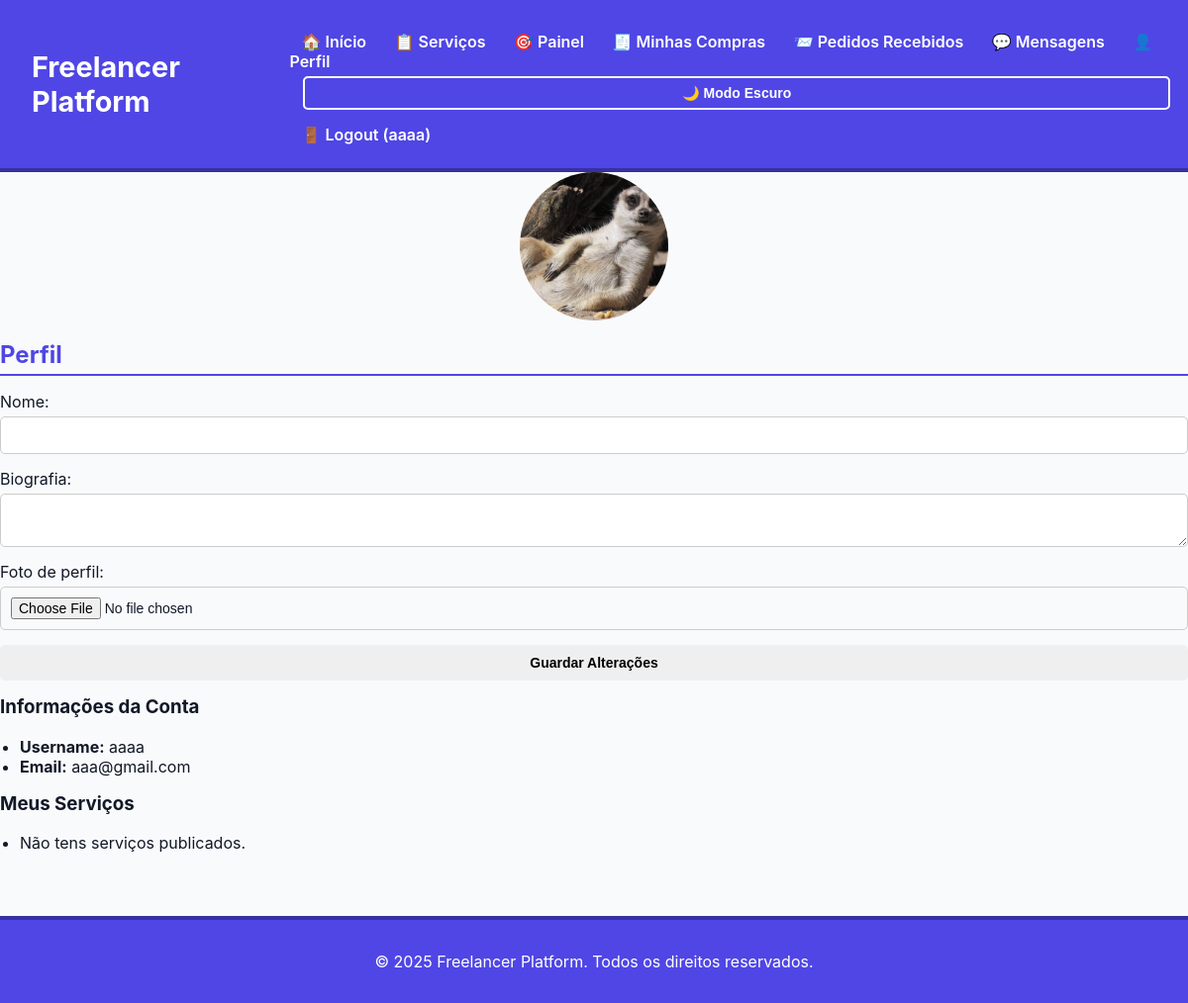
Before: /pages/profile.php (signed in) with the older database file.
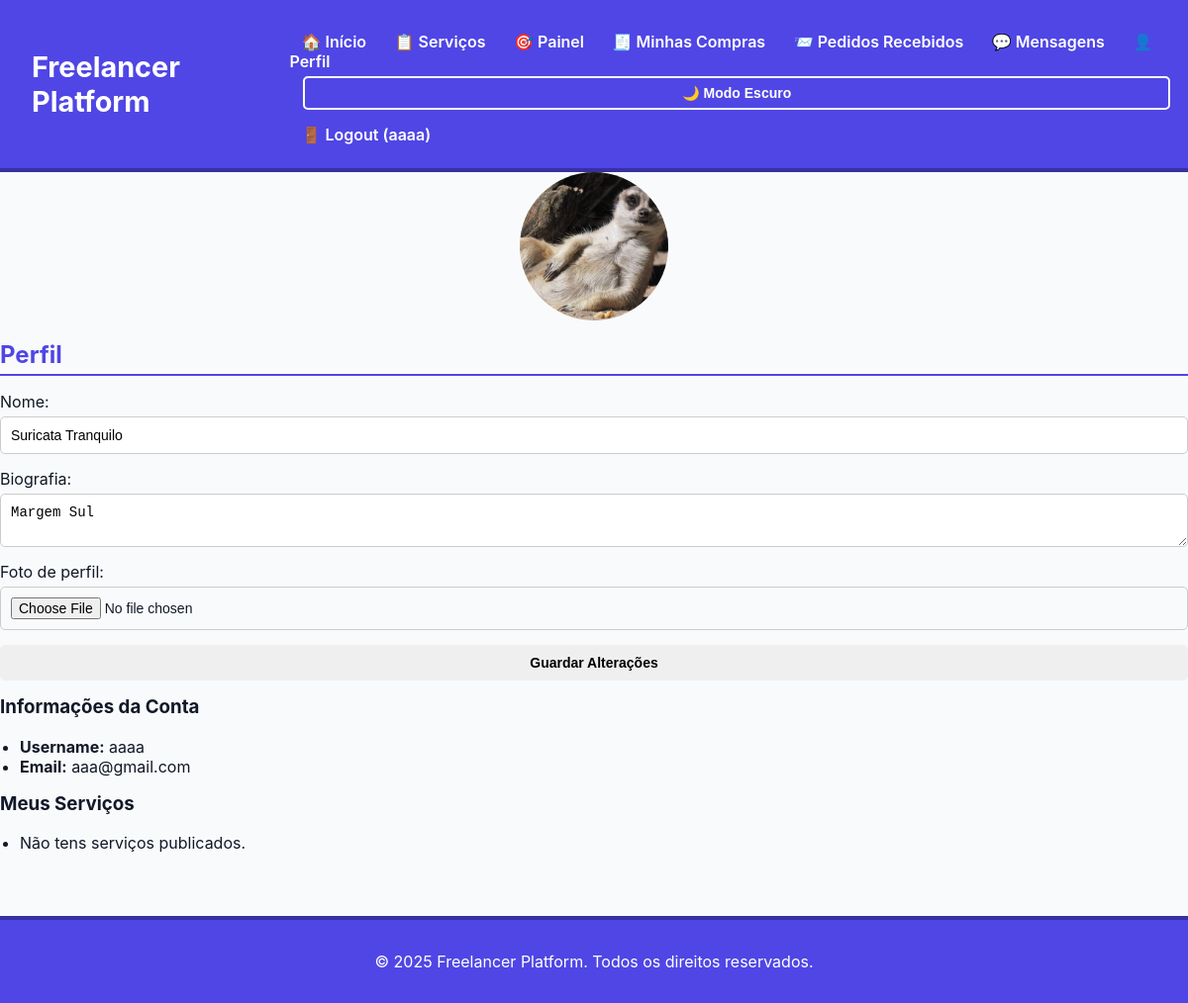
After: the same page with the newer database file.
### tables this page shows
CREATE TABLE profiles (
    user_id INTEGER PRIMARY KEY,
    name TEXT,
    bio TEXT,
    profile_image TEXT,
    FOREIGN KEY(user_id) REFERENCES users(id)
);

CREATE TABLE users (
    id INTEGER PRIMARY KEY AUTOINCREMENT,
    username TEXT NOT NULL UNIQUE,
    email TEXT NOT NULL UNIQUE,
    password_hash TEXT NOT NULL,
    is_admin INTEGER DEFAULT 0
);

### pages/profile.php (the view, shortened to what this page needs)
<?php
require_once(__DIR__ . '/../includes/db.php');
$user_id = $_SESSION['user_id'];
$stmt = $db->prepare('
    SELECT u.username, u.email, p.name, p.bio, p.profile_image
    FROM users u
    LEFT JOIN profiles p ON u.id = p.user_id
    WHERE u.id = ?
');
$stmt->execute([$user_id]);
$user = $stmt->fetch(PDO::FETCH_ASSOC);
?>
<?php include(__DIR__ . '/../includes/header.php'); ?>
<?php
    $profileImg = !empty($user['profile_image'])
        ? htmlspecialchars($user['profile_image'])
        : 'uploads/profiles/default_profile.png';
?>
<img src="/<?= $profileImg ?>" alt="Foto de Perfil" class="profile-picture" width="150" style="border-radius: 50%;">
<h2>Perfil</h2>
<form method="post" enctype="multipart/form-data">
    <label>Nome:</label>
    <input type="text" name="name" value="<?= htmlspecialchars($user['name'] ?? '') ?>">
    <label>Biografia:</label>
    <textarea name="bio"><?= htmlspecialchars($user['bio'] ?? '') ?></textarea>
    <label>Foto de perfil:</label>
<input type="file" name="profile_image" accept="image/*">
    <button type="submit">Guardar Alterações</button>
</form>
<h3>Informações da Conta</h3>
<ul>
    <li><strong>Username:</strong> <?= htmlspecialchars($user['username']) ?></li>
    <li><strong>Email:</strong> <?= htmlspecialchars($user['email']) ?></li>
</ul>
<h3>Meus Serviços</h3>
<ul>
<?php
$stmt = $db->prepare('SELECT id, title, price FROM services WHERE freelancer_id = ?');
$stmt->execute([$user_id]);
$services = $stmt->fetchAll(PDO::FETCH_ASSOC);
if ($services):
    foreach ($services as $service): ?>
        <li>
            <a href="service_detail.php?id=<?= $service['id'] ?>">
                <?= htmlspecialchars($service['title']) ?> - €<?= number_format($service['price'], 2) ?>
            </a>
        </li>
    <?php endforeach;
else:
    echo '<li>Não tens serviços publicados.</li>';
endif;
?>
</ul>
<?php include(__DIR__ . '/../includes/footer.php'); ?>

### includes/header.php (shortened to what this page needs)
<?php
$isInPagesFolder = strpos($_SERVER['PHP_SELF'], '/pages/') !== false;
$cssPath = $isInPagesFolder ? '../css/style.css' : 'css/style.css';
?>
<!DOCTYPE html>
<html lang="pt">
<head>
    <link rel="stylesheet" href="<?= $cssPath ?>">
</head>
<body>
<header>
    <h1>Freelancer Platform</h1>
    <nav>
        <a href="/index.php">🏠 Início</a>
        <a href="/pages/services.php">📋 Serviços</a>
        <?php if (isset($_SESSION['user_id'])): ?>
            <a href="/pages/dashboard.php">🎯 Painel</a>
            <a href="/pages/my_orders.php">🧾 Minhas Compras</a>
            <a href="/pages/my_requests.php">📨 Pedidos Recebidos</a>
            <a href="/pages/messages.php">💬 Mensagens</a>
            <a href="/pages/profile.php">👤 Perfil</a>
            <button class="toggle-dark" onclick="toggleDarkMode()">🌙 Modo Escuro</button>
            <a href="/logout.php">🚪 Logout (<?= htmlspecialchars($_SESSION['username']) ?>)</a>
        <?php else: ?>
            <a href="/login.php">🔐 Login</a>
            <a href="/register.php">📝 Registar</a>
        <?php endif; ?>
    </nav>
</header>
        </body>

### includes/footer.php (shortened to what this page needs)
<footer>
    <p>&copy; <?= date('Y') ?> Freelancer Platform. Todos os direitos reservados.</p>
</footer>
</body>
</html>

### css/style.css (style rules this page uses)
:root { --primary: #4f46e5; --primary-dark: #3730a3; --accent: #10b981; --bg-light: #f9fafb; --bg-dark: #1f2937; --text-dark: #111827; --text-light: #f3f4f6; --card-bg: #ffffff; --card-dark: #374151; }
body { font-family: 'Inter', sans-serif; background-color: var(--bg-light); color: var(--text-dark); margin: 0; padding: 0; transition: background-color 0.3s, color 0.3s; }
h1, h2, h3 { margin-top: 0; }
h2 { color: var(--primary); border-bottom: 2px solid var(--primary); padding-bottom: 0.3rem; margin-bottom: 1rem; }
header { background-color: var(--primary); color: white; padding: 1.5rem 2rem; display: flex; flex-direction: column; align-items: center; border-bottom: 4px solid var(--primary-dark); }
@media (min-width: 768px) { header { flex-direction: row; justify-content: space-between; } }
header h1 { font-size: 1.8rem; margin: 0; }
nav { margin-top: 0.5rem; }
nav a { margin: 0 12px; color: white; text-decoration: none; font-weight: 600; }
form { margin-top: 1rem; }
input, textarea, button { display: block; width: 100%; padding: 10px; margin-top: 5px; margin-bottom: 15px; border-radius: 5px; border: 1px solid #ccc; box-sizing: border-box; font-size: 14px; transition: all 0.2s ease-in-out; }
button, .primary-btn, .danger-btn { font-weight: bold; padding: 10px 15px; border: none; border-radius: 5px; cursor: pointer; transition: 0.2s ease; }
ul { padding-left: 20px; }
.profile-picture { width: 150px; height: 150px; object-fit: cover; border-radius: 50%; margin: 0 auto 20px auto; display: block; }
footer { background-color: var(--primary); color: white; padding: 1rem 2rem; text-align: center; margin-top: 4rem; border-top: 4px solid var(--primary-dark); }
.toggle-dark { background: transparent; color: white; border: 2px solid white; padding: 0.5em 1em; border-radius: 5px; margin-left: 1em; cursor: pointer; font-weight: 600; }

Changed rows visible on the page:
changed profiles "aaaa": name (not shown) → "Suricata Tranquilo"; bio (not shown) → "Margem Sul"
